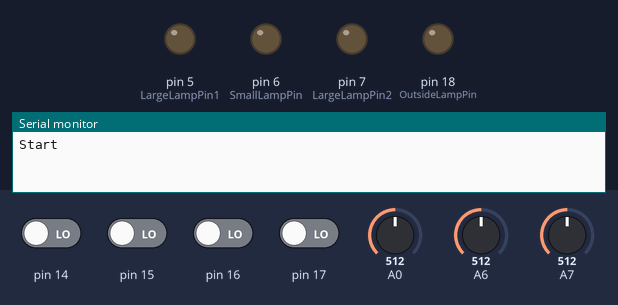
Simulated run of this sketch. Board: Arduino Uno, built with avr-gcc and run on an emulated ATmega328P. On the bench: output pins drawn as LEDs (lit = HIGH), the last lines printed to the serial monitor. Inputs (shaded band) come from the test bench; at power-on: pin 14–17 LOW, A6 = 512, A7 = 512, A0 = 512.

Above: at 1.2 s.
1.3 s: A6 set to 213
2.8 s: A6 set to 189
At 3.1 s:
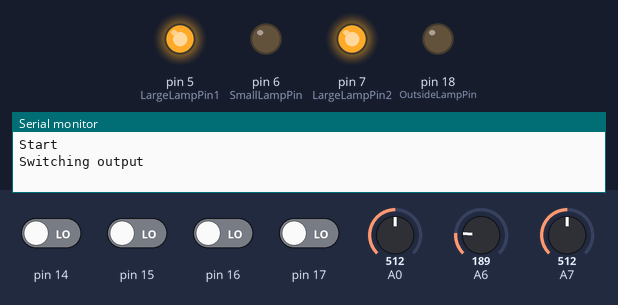
4.3 s: A7 set to 210
5.8 s: A7 set to 183
At 6.6 s:
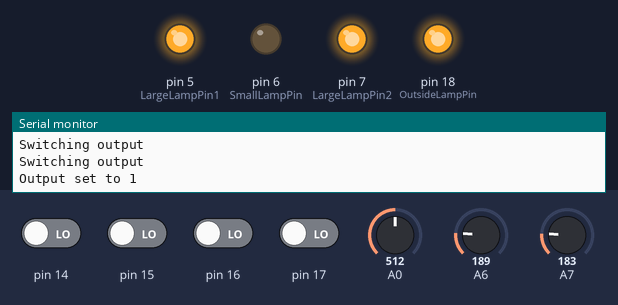
7.3 s: pin 14 driven HIGH
At 7.7 s:
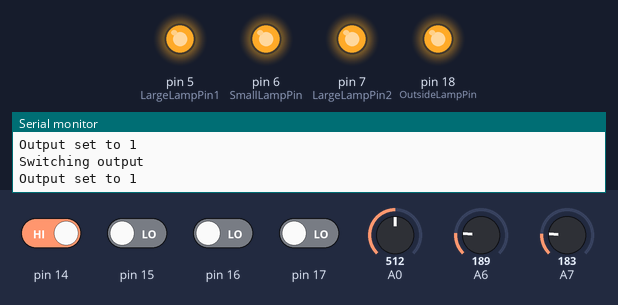
8.8 s: pin 16 driven HIGH
At 10.0 s:
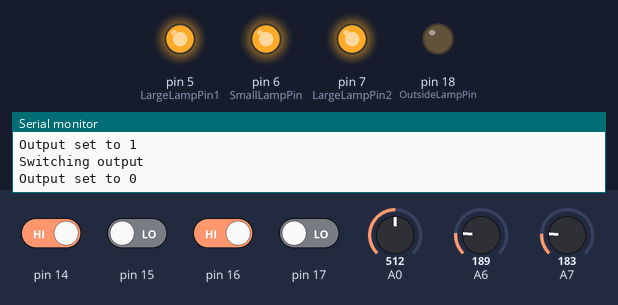
Timing chart, 0 to 11.3 s (numbered marks = the images above; inputs shaded):
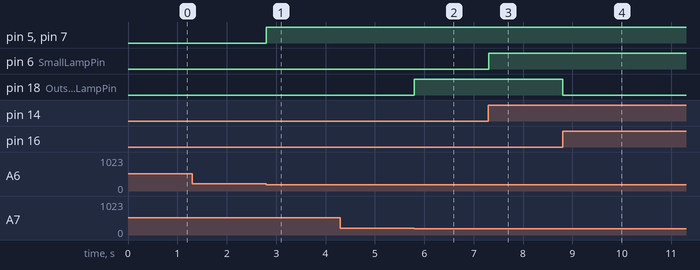

Measured:
- the behaviour switches between 201 and 200 on A6 (found by bisection; images 0 and 1)
- the behaviour switches between 201 and 200 on A7 (found by bisection; images 1 and 2)
- after the input at 1.3 s, every drawn part: stays the same
- after the input at 2.8 s, pin 5 (LargeLampPin1), pin 7 (LargeLampPin2): LOW → HIGH at once
- after the input at 4.3 s, every drawn part: stays the same
- after the input at 5.8 s, pin 18 (OutsideLampPin): LOW → HIGH at once
- after the input at 7.3 s, pin 6 (SmallLampPin): LOW → HIGH at once
- after the input at 8.8 s, pin 18 (OutsideLampPin): HIGH → LOW at once

The sketch:

vagnkontroll.ino
```cpp
//#include <Controllino.h>  /* Usage of CONTROLLINO library allows you to use CONTROLLINO_xx aliases in your sketch. */
int const SmallLampPin = 6; //CONTROLLINO_D2;
int const DoorSwitchA = 14; //CONTROLLINO_A0;

int const OutsideLampPin = 18; //CONTROLLINO_D6;
int const LargeLampPin1 = 5; //CONTROLLINO_D1;
int const LargeLampPin2 = 7; //CONTROLLINO_D3;
int const DoorSwitchB = 15; //CONTROLLINO_A1;
int const DoorSwitchC = 16; //CONTROLLINO_A2;
int const BedSwitchA = 17; //CONTROLLINO_A3;
int const BedSwitchB = 20; //CONTROLLINO_A4;
int const BedSwitchC = 21; //CONTROLLINO_A5;
//int const InsideTempPin = ?;
//int const OutsideTempPin = ?;


//int const BedSwitchA = 12;
int const InsideTempPin = 3;
// int const OutsideTempPin = ?;
char StrBuf[50];


class Output {
  public:
  Output(int Pin) : OutputPin(Pin) {
    pinMode(Pin, OUTPUT);
    digitalWrite(Pin, LOW);
  }
  void setState(int NewState) {
    Serial.println(StrBuf);
    digitalWrite(OutputPin, NewState);
  }
private:
  int const OutputPin;
};

class LampBase {
public:
  LampBase() {}
  void switchState() {
    Serial.println("Switching output");
    if (CurrentState == HIGH) {
      CurrentState = LOW;
    } else {
      CurrentState = HIGH;
    }
    setState(CurrentState);
  }
  virtual void setState(int NewState) = 0;
private:
  int CurrentState{LOW};
};

class DualLamp : public LampBase {
  public:
  DualLamp(Output *Lamp1, Output *Lamp2) : Lamp1Ptr(Lamp1), Lamp2Ptr(Lamp2) {}

  void setState(int NewState) override {
    Lamp1Ptr->setState(NewState);
    Lamp2Ptr->setState(NewState);
  }
private:
  Output *Lamp1Ptr;
  Output *Lamp2Ptr;
};

class Lamp : public LampBase {
public:
  Lamp(Output *LampOutput) : Output(LampOutput) {}
  void setState(int NewState) override {
    Serial.print("Output set to ");
    Serial.println(NewState);
    Output->setState(NewState);
  }
private:
  Output *Output;
};

class LightSwitchBase {
  public:
  LightSwitchBase(LampBase *ControlLamp, int CurrentValue) : LastValue(CurrentValue), UsedLamp(ControlLamp) {}
  void handleInput(int CurrentValue) {
    unsigned long CurrentTime = millis();
    if (CurrentTime < LastChangeTime) {
      LastChangeTime = 0;
    }
    if (CurrentTime < LastChangeTime + ChangeTimeout) {
      return;
    }
    if (CurrentValue != LastValue) {
      LastValue = CurrentValue;
      LastChangeTime = CurrentTime;
      UsedLamp->switchState();
    }
  }
  virtual void loopFunction() = 0;
private:
  const unsigned long ChangeTimeout{100};
  unsigned long LastChangeTime{0};
  int LastValue;
  LampBase *UsedLamp;
};

class LightSwitch : public LightSwitchBase {
public:
  LightSwitch(int InputPin, LampBase *ControlLamp) : Pin(InputPin), LightSwitchBase(ControlLamp, digitalRead(Pin)) {
    pinMode(InputPin, INPUT);
  }
  void loopFunction() override {
    handleInput(digitalRead(Pin));
  }
private:
  int Pin;
};

class LightSwitchADC : public LightSwitchBase {
public:
  LightSwitchADC(int InputPin, LampBase *ControlLamp) : Pin(InputPin), LightSwitchBase(ControlLamp, analogRead(Pin) > ADC_Threshold) {
    //pinMode(InputPin, INPUT);
  }
  void loopFunction() override {
    int av = analogRead(Pin);
    //sprintf(StrBuf, "Analog read of pin %d gives %d", Pin, av);
    //Serial.println(StrBuf);
    handleInput(av > ADC_Threshold);
  }
private:
  const int ADC_Threshold{200};
  int Pin;
};


void setup() {
  Serial.begin(9600);
  Serial.println("Start");
}


void loop() {
  static Output SmallLampOutput(SmallLampPin);
  static Lamp SmallLamp(&SmallLampOutput);
  static LightSwitch SmallLampSwitch1(DoorSwitchA, &SmallLamp);
  static LightSwitch SmallLampSwitch2(BedSwitchA, &SmallLamp);

  static Output LargeLampOutput1(LargeLampPin1);
  static Output LargeLampOutput2(LargeLampPin2);
  static DualLamp LargeLamp(&LargeLampOutput1, &LargeLampOutput2);
  static LightSwitch LargeLampSwitch1(DoorSwitchB, &LargeLamp);
  static LightSwitchADC LargeLampSwitch2(BedSwitchB, &LargeLamp);

  static Output OutsideLampOutput(OutsideLampPin);
  static Lamp OutsideLamp(&OutsideLampOutput);
  static LightSwitch OutsideLampSwitch(DoorSwitchC, &OutsideLamp);
  static LightSwitchADC OutsideLampSwitch2(BedSwitchC, &OutsideLamp);

  SmallLampSwitch1.loopFunction();
  SmallLampSwitch2.loopFunction();
  LargeLampSwitch1.loopFunction();
  LargeLampSwitch2.loopFunction();
  OutsideLampSwitch.loopFunction();
  OutsideLampSwitch2.loopFunction();
}
```
